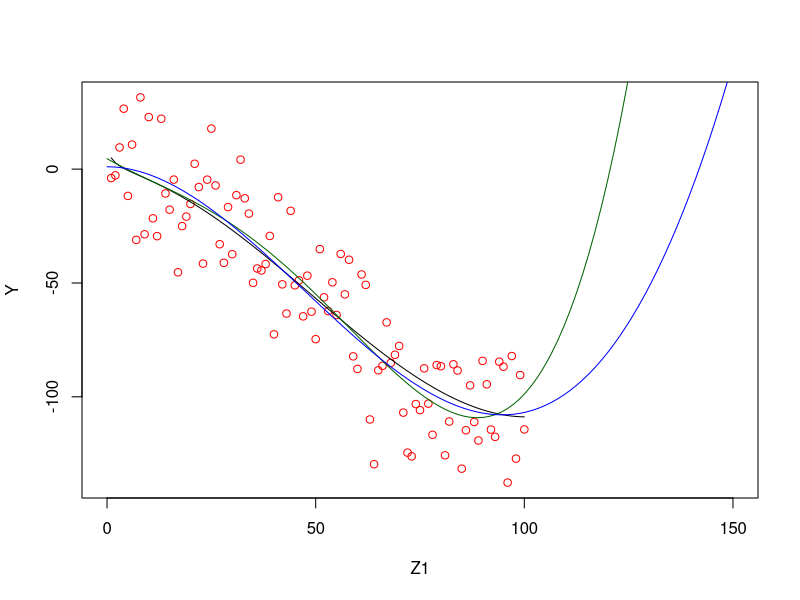
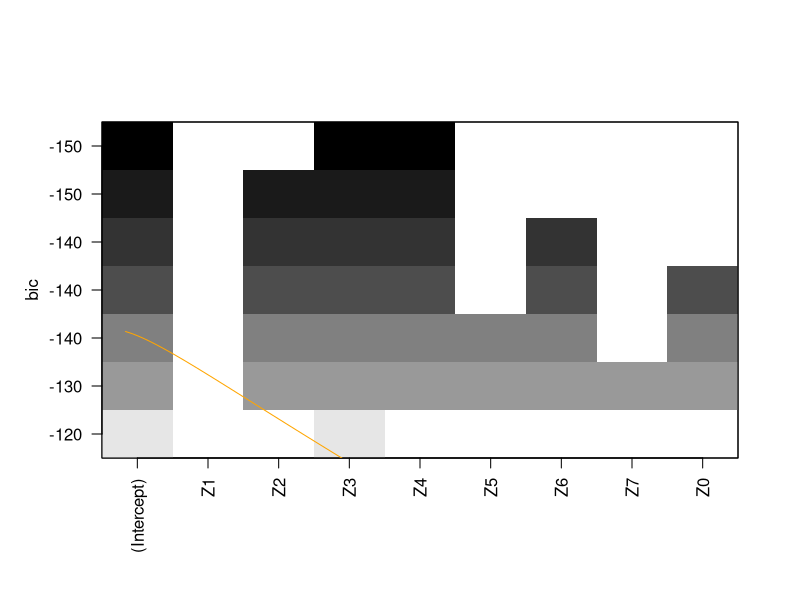
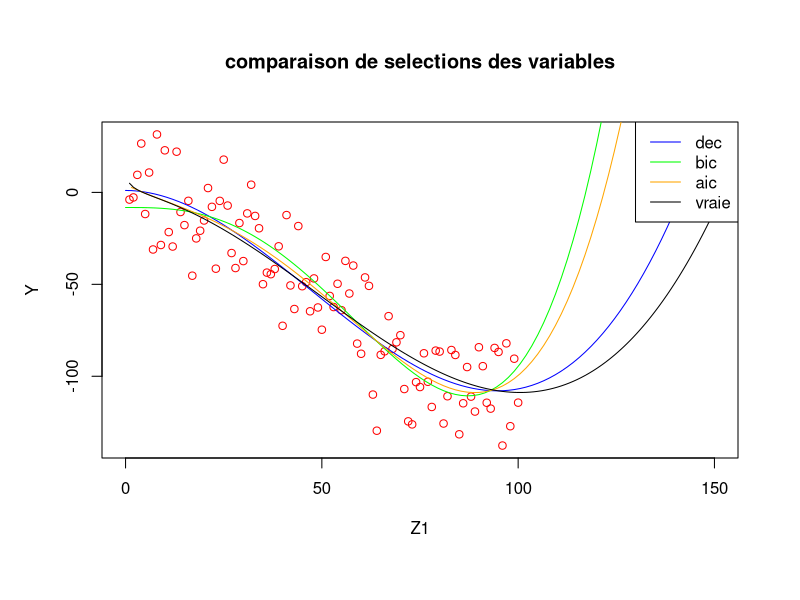

These figures' R source, in order:
##################
##  title: "R_TP2"
##################


# Exemple d'école
## Simulation
n=100
Z0=rep(1,n)
Z1=c(1:n)
Z2=Z1^2
Z3=Z1^3
Z4=Z1^4
Z5=sqrt(Z1)
Z6=1/Z1
Z7=log(Z1)



sigma=20
eps=rnorm(n,0,sigma)


beta=c(5,0,-0.03,0.0002,0,0,0,-3)
X=matrix(c(Z0,Z1,Z2,Z3,Z4,Z5,Z6,Z7),ncol=8)
Y=X%*%beta+eps
data=data.frame(Y=Y,Z0=Z0,Z1=Z1,Z2=Z2,Z3=Z3,Z4=Z4,Z5=Z5,Z6=Z6,Z7=Z7)
plot(Z1,Y,xlim = c(0,150),col="red")


lines(Z1,X%*%beta, col="black")


fit_null = lm(Y ~ 1, data = data)#modele nul
summary(fit_null)$coefficients
add1(fit_null,scope= ~1+Z1+Z2+Z3+Z4+Z5+Z6+Z7,test = "F")

add1(update(fit_null,~.+Z1),scope=~Z1+Z2+Z3+Z4+Z5+Z6+Z7,test = "F")

add1(update(fit_null,~.+Z1+Z4),scope=~Z1+Z2+Z3+Z4+Z5+Z6+Z7,test = "F")

add1(update(fit_null,~.+Z1+Z4+Z3),scope=~Z1+Z2+Z3+Z4+Z5+Z6+Z7,test = "F")


add1(update(fit_null,~.+Z1+Z4+Z3+Z2),scope=~Z1+Z2+Z3+Z4+Z5+Z6+Z7,test = "F")

model_ace<-lm(Y~1+Z1+Z2+Z3+Z4,data=data)
summary(model_ace)
coeff_ace<-model_ace$coefficients
f_fit_ace<-function(x) coeff_ace[1]+coeff_ace[2]*x^1+coeff_ace[3]*x^2+coeff_ace[4]*x^3+coeff_ace[5]*x^4
curve(f_fit_ace,add=T,col="darkgreen")






####################fonction par sélection de F-test décendante.

fit_full<-lm(Y~.,data=data)#model complet
summary(fit_full)$coefficients


drop1(fit_full, test = "F")
drop1(update(fit_full, ~ . -Z4), test = "F")
drop1(update(fit_full, ~ . -Z6-Z4), test = "F")
drop1(update(fit_full, ~ . -Z6-Z4-Z7), test = "F")
drop1(update(fit_full, ~ . -Z6-Z4-Z7-Z1), test = "F")
drop1(update(fit_full, ~ . -Z6-Z4-Z7-Z1-Z5), test = "F")

model_dec<-lm(Y~1+Z2+Z3,data=data)
summary(model_dec)
coeff_dec<-model_dec$coefficients

f_fit_dec<-function(x) coeff_dec[1]+coeff_dec[2]*x^2+coeff_dec[3]*x^3
curve(f_fit_dec,add=T,col="blue")

##############BIC
library(leaps)
choix <- regsubsets(Y~.,data = data,method = "backward") 
plot(choix,scale="bic")
summary(choix)$cp
summary(choix)$which[4,]

model_bic<-lm(Y~1+Z3+Z4,data=data)
summary(model_bic)
coeff_bic<-model_bic$coefficients
f_fit_bic<-function(x) coeff_bic[1]+coeff_bic[3]*x^4+coeff_bic[2]*x^3
curve(f_fit_bic,add=T,col="green")
#############################

###########################AIC forward automatique
model.aic.both <- step(fit_null, direction = "forward" ,
                       scope =   ~ Z0+Z1+Z2+Z3+Z4+Z5+Z6+Z7, trace = TRUE)
model_aic<-lm(Y~1+Z3+Z4+Z5+Z7,data=data)
summary(model_aic)
coeff_aic<-model_aic$coefficients
f_fit_aic<-function(x) coeff_aic[1]+coeff_aic[2]*x^3+coeff_aic[3]*(x^4)+coeff_aic[4]*sqrt(x)+coeff_aic[5]*log(x)
curve(f_fit_aic,add=T,col="orange")



#nouveau jeu de données



id=c(100:150)
new=data.frame(Z1=id,Z2=id^2,Z3=id^3,Z4=id^4,Z5=sqrt(id),Z6=1/id,Z7=log(id))
lines(new$Z1,(5-0.03*new$Z2+0.0002*new$Z3-3*new$Z7) , col="black")

########################comparaisons des plots

plot(Z1,Y,xlim = c(0,150),col="red",main="comparaison de selections des variables")
curve(f_fit_dec,add=T,col="blue")
curve(f_fit_bic,add=T,col="green")
curve(f_fit_aic,add=T,col="orange")
lines(Z1,X%*%beta, col="black")
lines(new$Z1,(5-0.03*new$Z2+0.0002*new$Z3-3*new$Z7) , col="black")
legend("topright",c("dec",'bic',"aic","vraie"),col = c("blue","green","orange","black"),lty = rep(1,4))







# Ozone
## reprendre vos codes précédents


# Simulations
n=50
p=30
puis=c(0:9)
puis_petit=c(10:28)
beta=c(0.95^(puis),0^puis_petit)
X=cbind(matrix(rnorm(n*(p-1)),ncol=(p-1)))
epsilon=rnorm(n)
beta0=2
Y=beta0+X%*%beta+epsilon



# this functions gives a covariate matrix with gaussian entries
# with covariance of the covariates equal to r^(|i-j|) 
# as this is a standard example for LASSO benchmark 
covariates.matrix <- function(n, p, r=0.5) {
  V <- matrix(0, p, p) 
  for(i in 1:p) {
    for(j in 1:p) {
      V[i, j] <- r^(abs(i-j))
    }	
  }
  eig <- eigen(V)
  sqroot <- eig$vectors %*% diag(sqrt(eig$values)) %*% t(eig$vectors)
  matrix(rnorm(n*p), n, p) %*% sqroot
}
